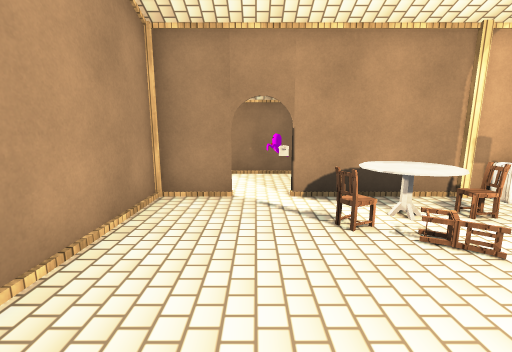
[1] (above)

14 first-person views from a walk through a scene from a Unity 3-D project. The camera is 1.4 m above the floor, tilts 10° down and sees 90° across. The floor is counted in squares, 1 m on a side. Each view is taken from the middle of a square. On the plan, view 1 faces up. The plan holds only what a view shows up to about 13 squares ahead; the rest is blank. The place goes on beyond the plan. The player is left out. Door leaves are left out, so doorways stand open. Some surface patterns are stand-ins.

[2]
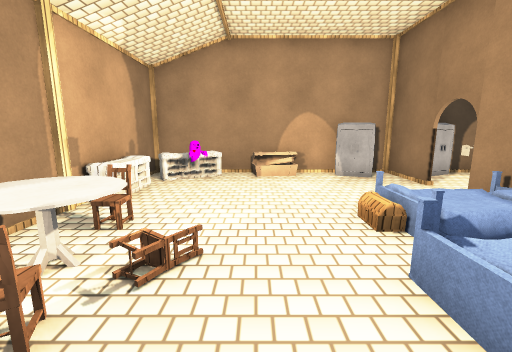

[3]
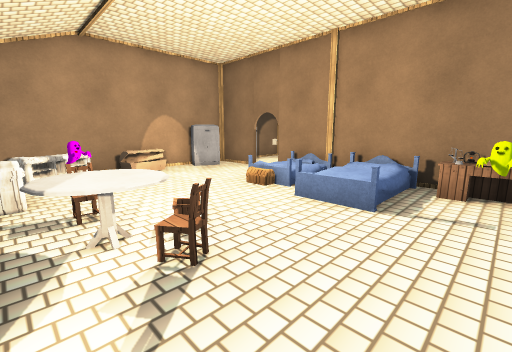

[4]
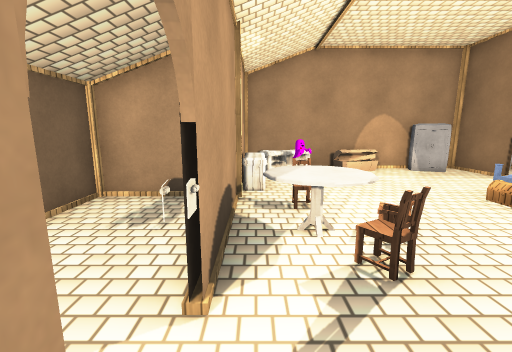

[5]
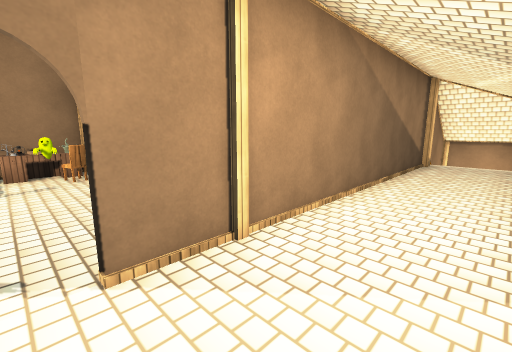

[6]
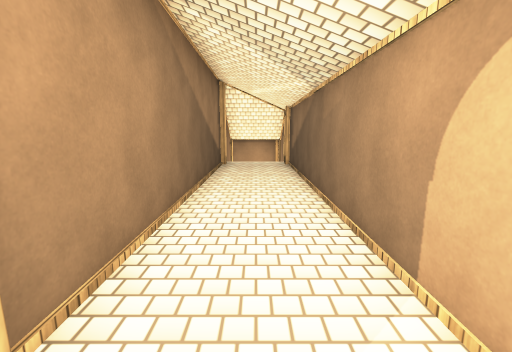

[7]
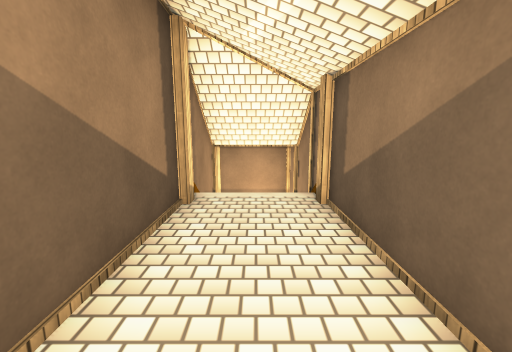

[8]
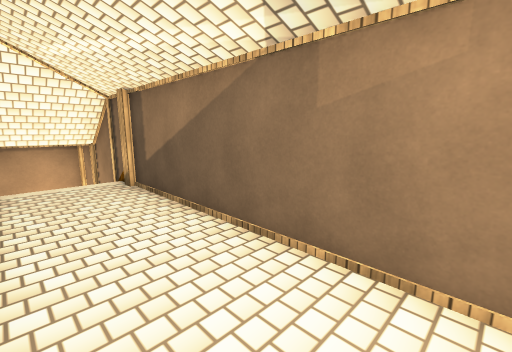

[9]
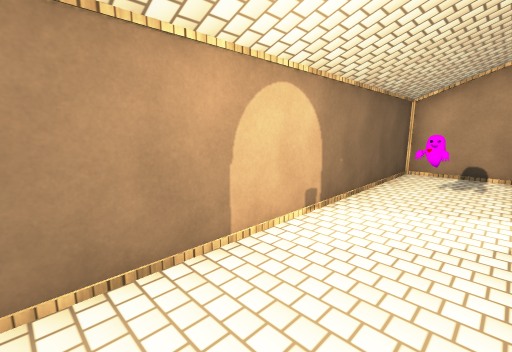

[10]
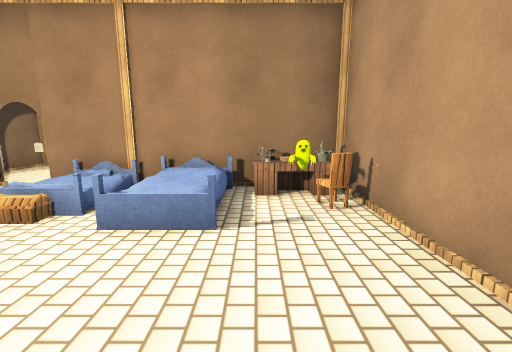

[11]
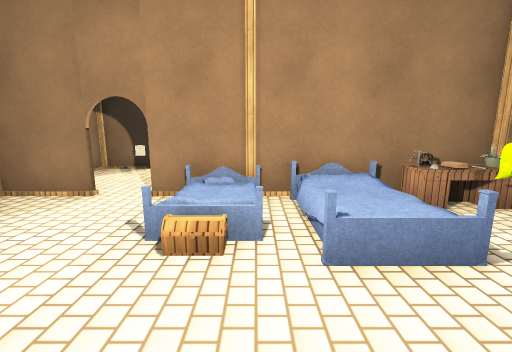

[12]
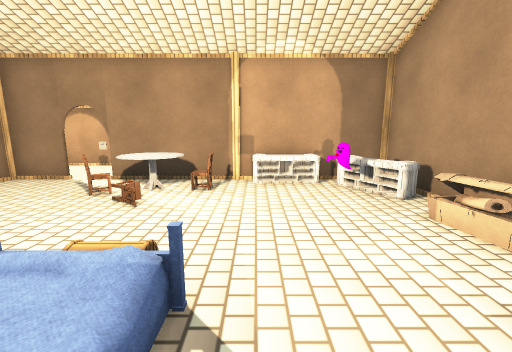

[13]
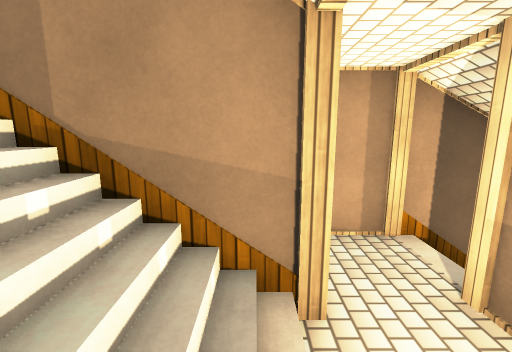

[14]
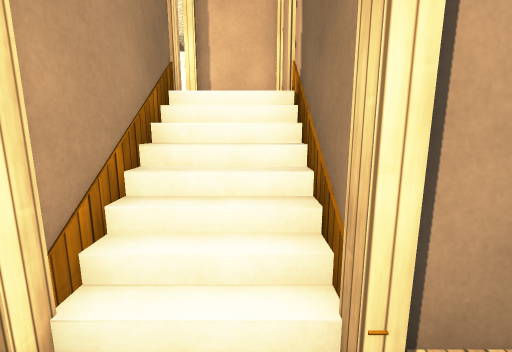

### Floor plan
Key: @ floor where view 1 was taken; # wall or solid block; x gap in a wall; . main floor; : floor 0.25 m higher than the main floor; + floor 0.5 m higher than the main floor; - floor 2 m lower than the main floor; _ floor 4 m lower than the main floor; / step, stairs or slope; D open door; = window, fence, low wall or low ledge; O other object.
Columns run from 22 left of view 1 to 9 right of it. Each row starts with its distance up from view 1.
  9      #######################
  8     #  ////................#
  7     #  ///.............O...#
  6     #--#///.........##D#..#   ##
  5  ####--##############.D####OOOO#
  4 __///--#            #..O=O...OO#
  3  #######            #.........O#
  2  #                  #.........O#
  1                     #.........O#
  0                     #.@+/O:....#
 -1                     O#O+/:+...O#
 -2                     OOOO OO.D.O#
 -3                     #######xD#O#
 -4                             ..OO
 -5                                #

Positions as (right, up) in squares from view 1, and headings:
1: (0, 0), facing up
2: (0, 2), facing right
3: (-1, 5), facing down-right
4: (-1, 5), facing right
5: (0, 8), facing down-left
6: (-1, 7), facing left
7: (-7, 7), facing left
8: (-5, 6), facing up-left
9: (-5, 6), facing up-right
10: (0, 4), facing down
11: (3, 3), facing down
12: (5, -2), facing up
13: (-15, 8), facing down
14: (-22, 4), facing right
